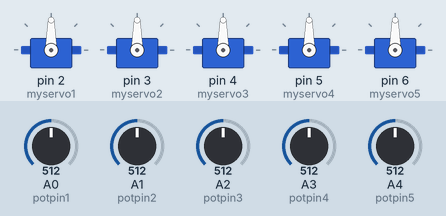
Recording of a sketch running on a simulated Arduino Uno, built with avr-gcc and run on an emulated ATmega328P. Shown: 5 × servo. Inputs (shaded band) come from the test bench; at power-on: A0 (potpin1) = 512, A1 (potpin2) = 512, A2 (potpin3) = 512, A3 (potpin4) = 512, A4 (potpin5) = 512.

Above: at 1.2 s.
1.3 s: A0 (potpin1) set to 716
At 2.4 s:
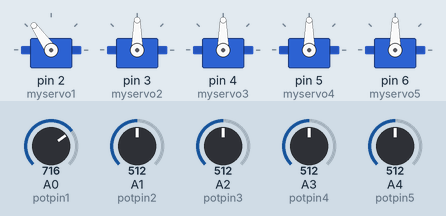
2.8 s: A1 (potpin2) set to 716
At 4.0 s:
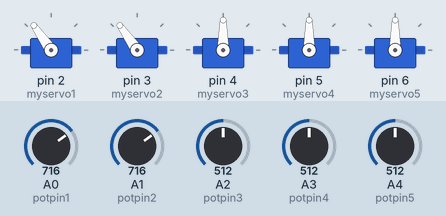
4.3 s: A2 (potpin3) set to 716
At 5.3 s:
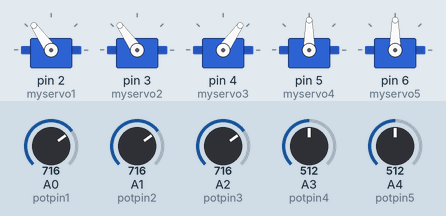
5.8 s: A3 (potpin4) set to 716
At 7.0 s:
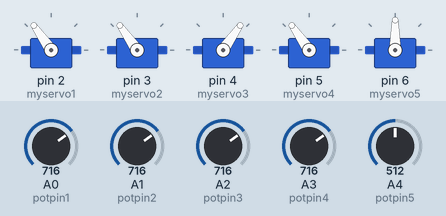
7.3 s: A4 (potpin5) set to 716
At 7.6 s:
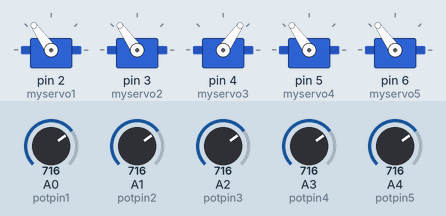
8.8 s: A0 (potpin1) set to 992
At 10.0 s:
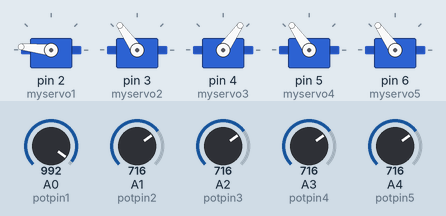
Timing chart, 0 to 11.3 s (numbered marks = the images above; inputs shaded):
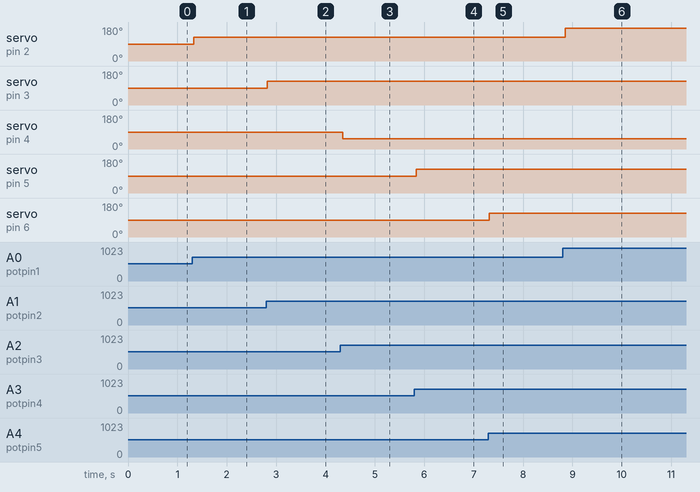

Measured:
- after the input at 1.3 s, servo on pin 2 (myservo1): 90° → 125° at once
- after the input at 2.8 s, servo on pin 3 (myservo2): 90° → 125° at once
- after the input at 4.3 s, servo on pin 4 (myservo3): 90° → 55° after 0.05 s
- after the input at 5.8 s, servo on pin 5 (myservo4): 90° → 125° at once
- after the input at 7.3 s, servo on pin 6 (myservo5): 90° → 125° at once
- after the input at 8.8 s, servo on pin 2 (myservo1): 125° → 174° after 0.05 s

The sketch:

robothand.ino
```cpp
#include <Servo.h>
Servo myservo1;
Servo myservo2;
Servo myservo3;
Servo myservo4;
Servo myservo5;
int potpin1 = 0;
int potpin2 = 1;
int potpin3 = 2;
int potpin4 = 3;
int potpin5 = 4;
int val1 = 0;
int val2 = 0;
int val3 = 0;
int val4 = 0;
int val5 = 0;
void setup() {
  myservo1.attach(2);
  myservo2.attach(3);
  myservo3.attach(4);
  myservo4.attach(5);
  myservo5.attach(6);
}
void loop() {
  val1 = analogRead(potpin1);
  val1 = map(val1, 0, 1023, 0, 180);
  myservo1.write(val1);
  val2 = analogRead(potpin2);
  val2 = map(val2, 0, 1023, 0, 180);
  myservo2.write(val2);
  val3 = analogRead(potpin3);
  val3 = map(val3, 0, 1023, 180, 0);
  myservo3.write(val3);
  val4 = analogRead(potpin4);
  val4 = map(val4, 0, 1023, 0, 180);
  myservo4.write(val4);
  val5 = analogRead(potpin5);
  val5 = map(val5, 0, 1023, 0, 180);
  myservo5.write(val5);
  delay(50);
}
```
